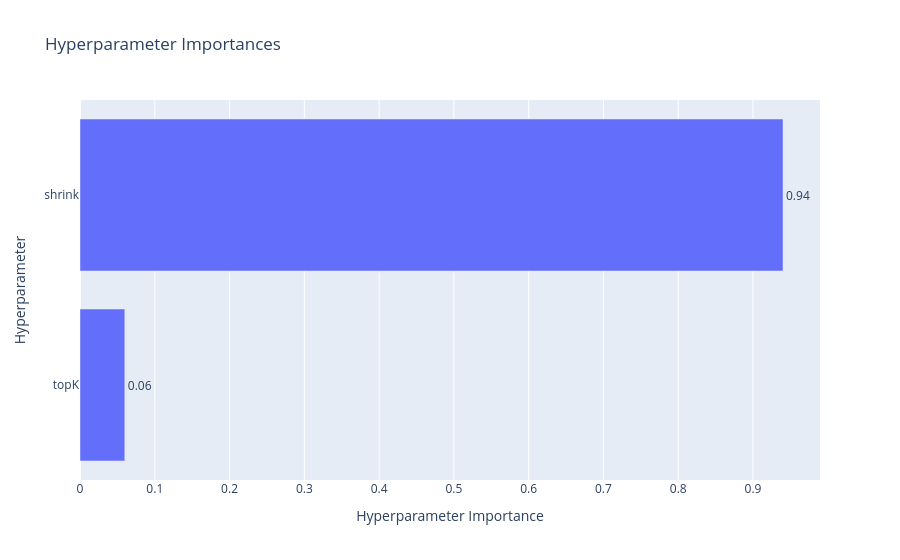

Notebook source saved alongside this figure:
### Code cell
optuna.visualization.plot_param_importances(optuna_study)

### Figure 1 — Plotly figure (JSON) as saved in the notebook; plotly's stock layout.template omitted (floating-point values rounded to 4 significant figures)
{"data": [{"cliponaxis": false, "hovertemplate": ["topK (IntDistribution): 0.059895939355971275<extra></extra>", "shrink (IntDistribution): 0.9401040606440287<extra></extra>"], "name": "Objective Value", "orientation": "h", "text": ["0.06", "0.94"], "textposition": "outside", "type": "bar", "x": [0.0599, 0.9401], "y": ["topK", "shrink"]}], "layout": {"title": {"text": "Hyperparameter Importances"}, "xaxis": {"title": {"text": "Hyperparameter Importance"}}, "yaxis": {"title": {"text": "Hyperparameter"}}}}
